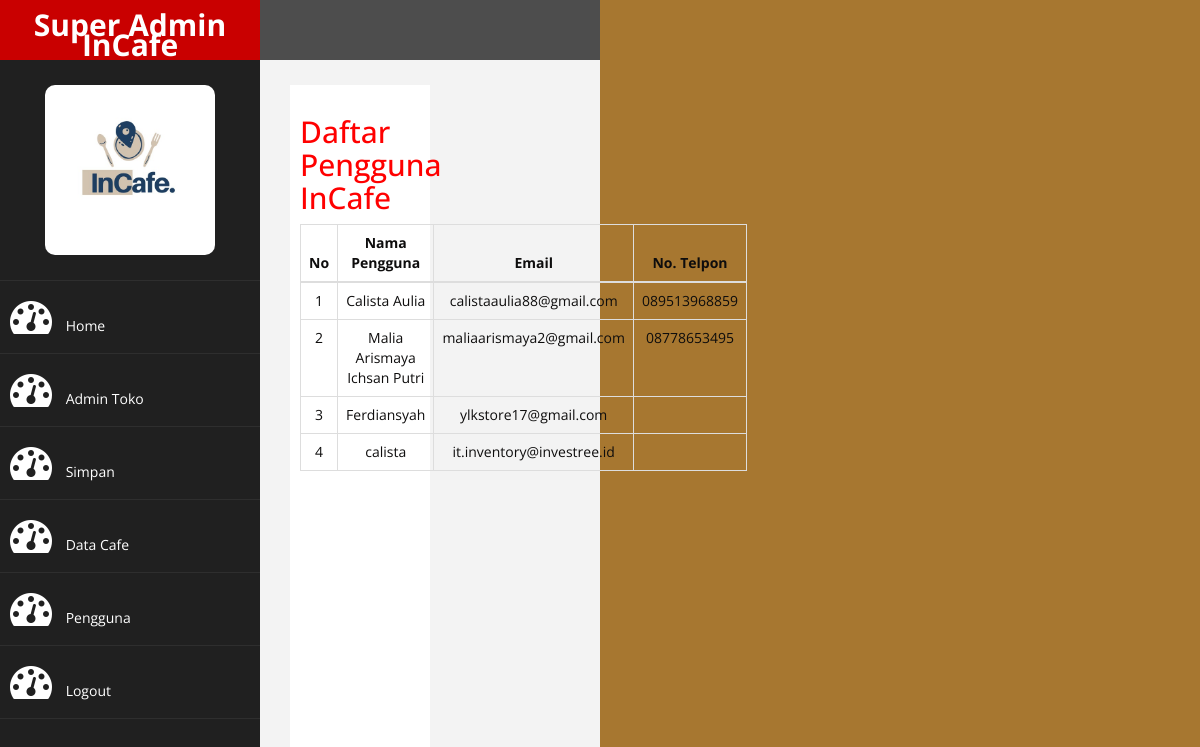
The page /admin/index.php?halaman=user (signed in) on the database its author committed.
### tables this page shows
CREATE TABLE `user` (
  `id_user` int(11) NOT NULL,
  `nama_user` varchar(100) NOT NULL,
  `email_user` varchar(100) NOT NULL,
  `password` varchar(100) NOT NULL,
  `no_telpon` varchar(100) NOT NULL
);

### admin/user.php (the view, shortened to what this page needs)
<h2>Daftar Pengguna InCafe</h2>
<table class="table table-bordered">
    <thead>
        <tr>
            <th><center>No</center></th>
            <th><center>Nama Pengguna</center></th>
            <th><center>Email</center></th>
            <th><center>No. Telpon</center></th>
    </tr>
</thead>
<tbody>
    <?php $nomor=1; ?>
    <?php $ambil=$koneksi->query("SELECT * FROM user"); ?>
    <?php while ($pecah = $ambil->fetch_assoc()) { ?>
    <tr>
        <td><center><?php echo $nomor; ?></center></td>
        <td><center><?php echo $pecah['nama_user'];?></center></td>
        <td><center><?php echo $pecah['email_user'];?></center></td>
        <td><center><?php echo $pecah['no_telpon'];?></center></td>
    </tr>
    <?php $nomor++; ?>
    <?php } ?>
    </tbody>

### admin/assets/css/custom.css (style rules this page uses)
body { font-family: 'Open Sans', sans-serif; }
h2 { color: #f00; }

### rows shown on the page
user: nama_user "Calista Aulia", email_user "calistaaulia88@gmail.com", no_telpon "089513968859"
user: nama_user "Malia Arismaya Ichsan Putri", email_user "maliaarismaya2@gmail.com", no_telpon "08778653495"
user: nama_user "Ferdiansyah", email_user "ylkstore17@gmail.com"
user: nama_user "calista", email_user "it.inventory@investree.id"
